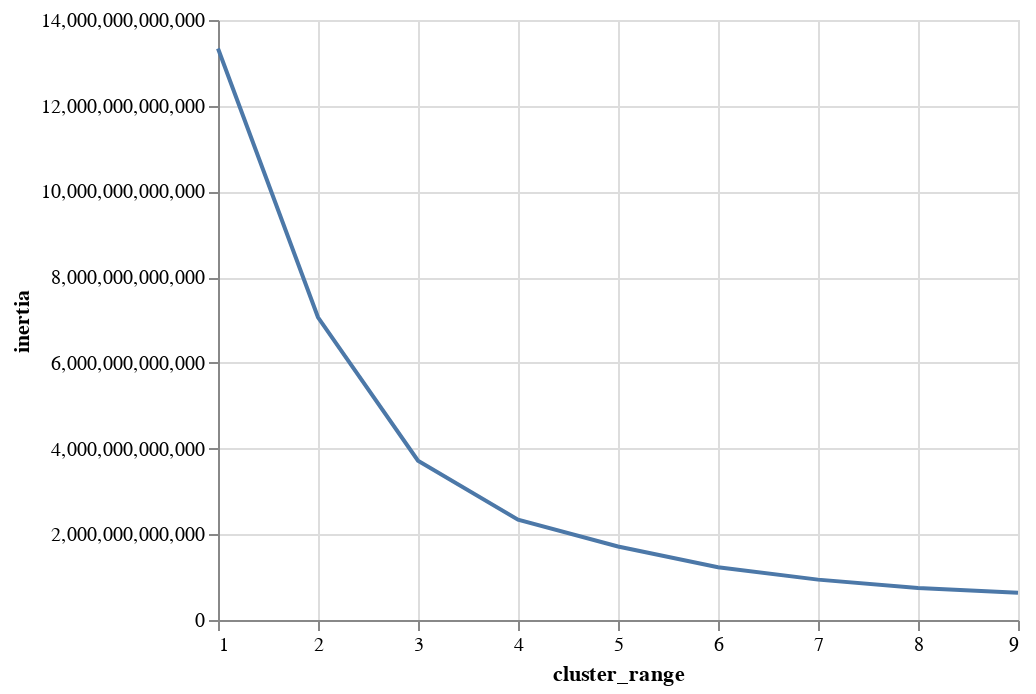

The notebook cell this image was saved under:
### Code cell
alt.Chart(clusters).mark_line().encode(x='cluster_range', y='inertia')

### Figure 1 — Vega-Lite specification as saved in the notebook (floating-point values rounded to 4 significant figures)
{"config": {"view": {"continuousWidth": 400, "continuousHeight": 300}}, "data": {"name": "data-42ee4347690771ca779b1b721c4c108d"}, "mark": "line", "encoding": {"x": {"field": "cluster_range", "type": "quantitative"}, "y": {"field": "inertia", "type": "quantitative"}}, "$schema": "https://vega.github.io/schema/vega-lite/v4.17.0.json", "datasets": {"data-42ee4347690771ca779b1b721c4c108d": [{"cluster_range": 1, "inertia": 13340000000000.0}, {"cluster_range": 2, "inertia": 7063000000000.0}, {"cluster_range": 3, "inertia": 3719000000000.0}, {"cluster_range": 4, "inertia": 2342000000000.0}, {"cluster_range": 5, "inertia": 1714000000000.0}, {"cluster_range": 6, "inertia": 1230000000000.0}, {"cluster_range": 7, "inertia": 942000000000.0}, {"cluster_range": 8, "inertia": 748900000000.0}, {"cluster_range": 9, "inertia": 634600000000.0}]}}
